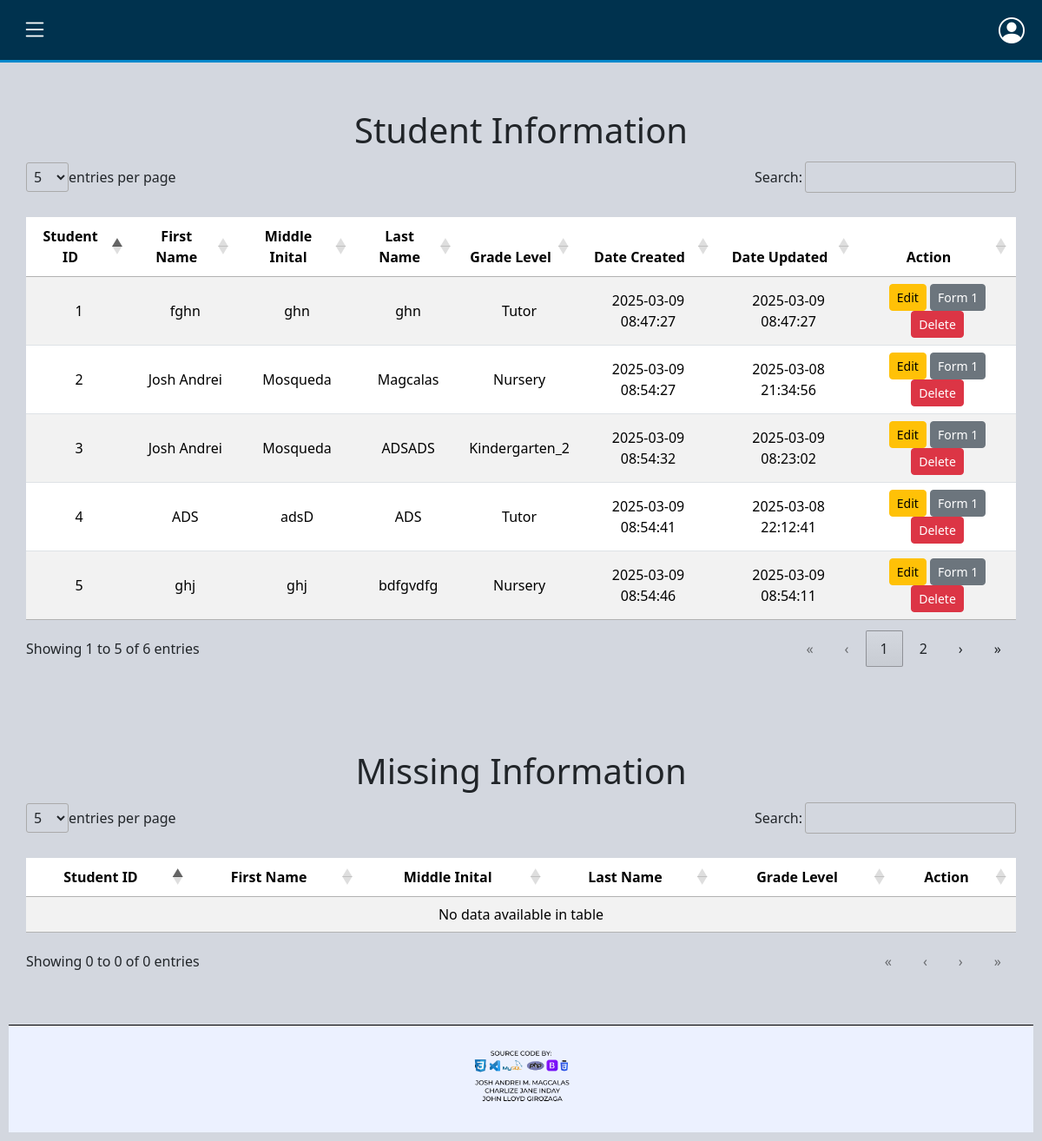
Screenshot of /website/student-information.php with the database file from the repository.
### tables this page shows
CREATE TABLE `tbl_student_info` (
  `student_id` int(11) NOT NULL,
  `enroll_category` enum('Nursery','Kindergarten_1','Kindergarten_2','Tutor') NOT NULL,
  `schoolyear` varchar(10) NOT NULL,
  `last_name` varchar(50) NOT NULL,
  `first_name` varchar(100) NOT NULL,
  `middle_name` varchar(50) DEFAULT NULL,
  `address` text NOT NULL,
  `birthdate` date NOT NULL,
  `sex` enum('Male','Female') NOT NULL,
  `parent1` varchar(50) DEFAULT NULL,
  `parent1_contact` int(12) DEFAULT NULL,
  `parent2` varchar(50) DEFAULT NULL,
  `parent2_contact` int(12) DEFAULT NULL,
  `emergency_fullname` varchar(50) NOT NULL,
  `emergency_relationship` varchar(50) NOT NULL,
  `emergency_address` text NOT NULL,
  `emergency_contact_no` int(12) NOT NULL,
  `created_by` int(11) DEFAULT NULL,
  `date_created` timestamp NOT NULL DEFAULT current_timestamp() ON UPDATE current_timestamp(),
  `updated_by` int(11) DEFAULT NULL,
  `date_updated` timestamp NOT NULL DEFAULT current_timestamp(),
  `isactive` tinyint(1) NOT NULL
);

### website/student-information.php (the view, shortened to what this page needs)
<?php
include "../database/dbconnect.php";
try {
    $sql = "CALL query_tbl_student_info()";
    $result = $conn->query($sql);
} catch (Exception $e) {
    echo "Error: " . $e->getMessage();
}
?>
<!DOCTYPE html>
<html lang="en">
<head>
    <link rel="stylesheet" href="/bootstrap/css/bootstrap.css">
    <link rel="stylesheet" href="/DataTables/datatables.min.css">
    <link href="https://cdn.jsdelivr.net/npm/bootstrap@5.3.2/dist/css/bootstrap.min.css" rel="stylesheet">
    <link href="https://cdn.jsdelivr.net/npm/bootstrap-icons/font/bootstrap-icons.css" rel="stylesheet">
    <link rel="stylesheet" href="https://cdnjs.cloudflare.com/ajax/libs/font-awesome/6.7.2/css/all.min.css">
    <link rel="stylesheet" href="../DataTables/datatables.css">
    <link rel="stylesheet" href="https://cdn.datatables.net/1.13.6/css/jquery.dataTables.min.css">
</head>
<body>
    <?php include"../Layouts/navbar.php"?>
    <div class="container mt-4">
        <h1 class="text-center">Student Information</h1>
            <table id="student-information" class="table table-striped mt-3">
                <thead>
                    <tr>
                        <th>Student ID</th>
                        <th>First Name</th>
                        <th>Middle Inital</th>
                        <th>Last Name</th>
                        <th>Grade Level</th>
                        <th>Date Created</th>
                        <th>Date Updated</th>
                        <th>Action</th>
                    </tr>
                </thead>
                <tbody>
                    <?php if(isset($result) && $result->num_rows > 0): ?>
                        <?php while($row = $result->fetch_assoc()): ?>
                        <tr>
                            <td> <?=$row['student_id']?> </td>
                            <td> <?=$row['first_name']?> </td>
                            <td> <?=$row['middle_name']?> </td>
                            <td> <?=$row['last_name']?> </td>
                            <td> <?=$row['enroll_category']?> </td>
                            <td> <?=$row['date_created']?> </td>
                            <td> <?=$row['date_updated']?> </td>
                            <td>
                                <a class="btn btn-warning btn-sm edit-btn" href="update-enrollment-form.php?student_id=<?= htmlspecialchars($row['student_id']); ?>">
                                    Edit
                                </a>
                                <a class="btn btn-secondary btn-sm form1-btn">
                                    Form 1
                                </a>
                                <form action="../database/db_delete_student.php" method="POST" onsubmit="return confirm('Are you sure you want to delete this student?');" class="d-inline">
                                    <button type="submit" class="btn btn-danger btn-sm" >Delete</button>
                                </form>
                            </td>
                        </tr>
                        <?php endwhile; ?>
                    <?php else: ?>
                        <tr>
                            <td colspan="7" class="text-center">No students available</td>
                        </tr>
                    <?php endif; ?>
                </tbody>
            </table>
    </div>
        <div class="container mt-4">
        <h1 class="text-center">Missing Information</h1>
            <table id="student-missing-information" class="table table-striped mt-3">
                <thead>
                    <tr>
                        <th>Student ID</th>
                        <th>First Name</th>
                        <th>Middle Inital</th>
                        <th>Last Name</th>
                        <th>Grade Level</th>
                        <th>Action</th>
                    </tr>
                </thead>
                <tbody>
                </tbody>
            </table>
    </div>
    <div class="footer">
        <img src="FOOTER.png" alt="Footer" class="footer-img">
    </div>
</body>
</html>

### Layouts/navbar.php (shortened to what this page needs)
<nav class="navbar navbar-custom d-flex align-items-center">
    <button class="navbar-toggler" type="button" data-bs-toggle="offcanvas" data-bs-target="#sidebar">
        <i class="bi bi-list menu-icon"></i>
    </button>
    <div class="ms-auto dropdown">
        <a class="profile-icon" href="#" id="profileDropdown" data-bs-toggle="dropdown">
            <i class="bi bi-person-circle"></i>
        </a>
    </div>
</nav>
<div class="navbar-border"></div>

### DataTables/datatables.css (style rules this page uses)
:root { --dt-row-selected: 13, 110, 253; --dt-row-selected-text: 255, 255, 255; --dt-row-selected-link: 9, 10, 11; --dt-row-stripe: 0, 0, 0; --dt-row-hover: 0, 0, 0; --dt-column-ordering: 0, 0, 0; --dt-html-background: white; }
table.dataTable thead > tr > th.dt-orderable-asc, table.dataTable thead > tr > th.dt-orderable-desc, table.dataTable thead > tr > th.dt-ordering-asc, table.dataTable thead > tr > th.dt-ordering-desc, table.dataTable thead > tr > td.dt-orderable-asc, table.dataTable thead > tr > td.dt-orderable-desc, table.dataTable thead > tr > td.dt-ordering-asc, table.dataTable thead > tr > td.dt-ordering-desc { position: relative; padding-right: 30px; }
table.dataTable thead > tr > th.dt-orderable-asc, table.dataTable thead > tr > th.dt-orderable-desc, table.dataTable thead > tr > td.dt-orderable-asc, table.dataTable thead > tr > td.dt-orderable-desc { cursor: pointer; }
table.dataTable th, table.dataTable td { box-sizing: border-box; }
table.dataTable th.dt-type-numeric, table.dataTable th.dt-type-date, table.dataTable td.dt-type-numeric, table.dataTable td.dt-type-date { text-align: right; }
table.dataTable thead th, table.dataTable thead td, table.dataTable tfoot th, table.dataTable tfoot td { text-align: left; }
:root { --dt-row-hover-alpha: 0.035; --dt-row-stripe-alpha: 0.023; --dt-column-ordering-alpha: 0.019; --dt-row-selected-stripe-alpha: 0.923; --dt-row-selected-column-ordering-alpha: 0.919; }
table.dataTable { width: 100%; margin: 0 auto; border-spacing: 0; }
table.dataTable thead th, table.dataTable tfoot th { font-weight: bold; }
table.dataTable > thead > tr > th, table.dataTable > thead > tr > td { padding: 10px; border-bottom: 1px solid rgba(0, 0, 0, 0.3); }
table.dataTable > tbody > tr { background-color: transparent; }
table.dataTable > tbody > tr:first-child > * { border-top: none; }
table.dataTable > tbody > tr:last-child > * { border-bottom: none; }
table.dataTable > tbody > tr > th, table.dataTable > tbody > tr > td { padding: 8px 10px; }
div.dt-container div.dt-layout-full > *:only-child { margin-left: auto; margin-right: auto; }
div.dt-container.dt-empty-footer tbody > tr:last-child > * { border-bottom: 1px solid rgba(0, 0, 0, 0.3); }

### Layouts/navbar.php (style rules this page uses)
body { background-color: #d3d7df; margin: 0; padding: 0; }
.navbar-custom { background-color: #00324e; padding: 12px 20px; }
.navbar-border { height: 3px; background-color: #0088cc; }
.menu-icon, .profile-icon { font-size: 30px; color: white; cursor: pointer; }
.navbar-toggler { border: none; padding: 5px; }
.container { max-width: 1300px; margin: auto; padding: 30px; }
.footer { text-align: center; padding: 10px; color: white; position: relative; width: 100%; }
.footer-img { max-width: 100%; height: auto; }

### website/student-information.php (style rules this page uses)
#student-information th, #student-missing-information th { text-align: center; }
#student-information td, #student-missing-information td { text-align: center; vertical-align: middle; }

### rows the page displays
tbl_student_info: student_id "1", first_name "fghn", middle_name "ghn", last_name "ghn", enroll_category "Tutor", date_created "2025-03-09 08:47:27", date_updated "2025-03-09 08:47:27"
tbl_student_info: student_id "2", first_name "Josh Andrei", middle_name "Mosqueda", last_name "Magcalas", enroll_category "Nursery", date_created "2025-03-09 08:54:27", date_updated "2025-03-08 21:34:56"
tbl_student_info: student_id "3", first_name "Josh Andrei", middle_name "Mosqueda", last_name "ADSADS", enroll_category "Kindergarten_2", date_created "2025-03-09 08:54:32", date_updated "2025-03-09 08:23:02"
tbl_student_info: student_id "4", first_name "ADS", middle_name "adsD", last_name "ADS", enroll_category "Tutor", date_created "2025-03-09 08:54:41", date_updated "2025-03-08 22:12:41"
tbl_student_info: student_id "5", first_name "ghj", middle_name "ghj", last_name "bdfgvdfg", enroll_category "Nursery", date_created "2025-03-09 08:54:46", date_updated "2025-03-09 08:54:11"
